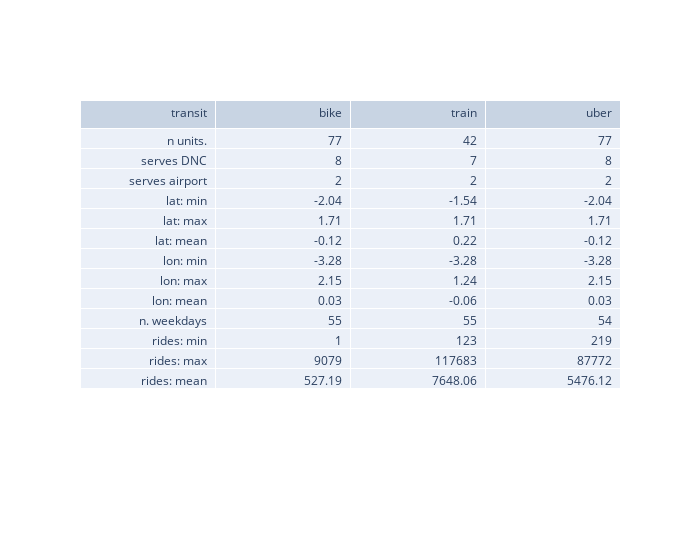

Source (notebook cell):
### Code cell
plot_data = pd.concat([spacelike_stats(comm_panel), timelike_stats(comm_panel)])
plot_data
fig = go.Figure(data=[go.Table(
    header=dict(values=['transit'] + list(plot_data.columns),
                align='right'),
    cells=dict(values=[plot_data.index, plot_data.bike, plot_data.train, plot_data.uber],
               align='right'))
])
fig.update_layout(width=700)
fig.write_json("../../../reports/replication/baseline-table.json")
!cp ../../../reports/replication/baseline-table.json ../../../../eric-mc2-cv/static/json
fig.show()

### Figure 1 — Plotly figure (JSON) as saved in the notebook; plotly's stock layout.template omitted (floating-point values rounded to 4 significant figures)
{"data": [{"cells": {"align": "right", "values": [["n units.", "serves DNC", "serves airport", "lat: min", "lat: max", "lat: mean", "lon: min", "lon: max", "lon: mean", "n. weekdays", "rides: min", "rides: max", "rides: mean"], [77, 8, 2, -2.04, 1.71, -0.12, -3.28, 2.15, 0.03, 55, 1, 9079, 527.2], [42, 7, 2, -1.54, 1.71, 0.22, -3.28, 1.24, -0.06, 55, 123, 117683, 7648.0], [77, 8, 2, -2.04, 1.71, -0.12, -3.28, 2.15, 0.03, 54, 219, 87772, 5476.0]]}, "header": {"align": "right", "values": ["transit", "bike", "train", "uber"]}, "type": "table"}], "layout": {"width": 700}}
